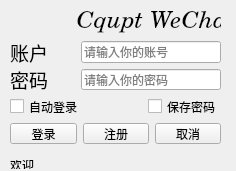
<?xml version="1.0" encoding="UTF-8"?>
<ui version="4.0">
 <class>Form</class>
 <widget class="QWidget" name="Form">
  <property name="geometry">
   <rect>
    <x>0</x>
    <y>0</y>
    <width>236</width>
    <height>171</height>
   </rect>
  </property>
  <property name="windowTitle">
   <string>Form</string>
  </property>
  <widget class="QWidget" name="layoutWidget">
   <property name="geometry">
    <rect>
     <x>10</x>
     <y>10</y>
     <width>211</width>
     <height>134</height>
    </rect>
   </property>
   <layout class="QGridLayout" name="gridLayout">
    <item row="0" column="0">
     <widget class="QLabel" name="label">
      <property name="font">
       <font>
        <family>Century</family>
        <pointsize>18</pointsize>
        <weight>50</weight>
        <italic>true</italic>
        <bold>false</bold>
        <underline>false</underline>
       </font>
      </property>
      <property name="text">
       <string>          Cqupt WeChat</string>
      </property>
      <property name="textFormat">
       <enum>Qt::AutoText</enum>
      </property>
     </widget>
    </item>
    <item row="1" column="0">
     <layout class="QVBoxLayout" name="verticalLayout_3">
      <item>
       <layout class="QVBoxLayout" name="verticalLayout_2">
        <item>
         <layout class="QHBoxLayout" name="horizontalLayout_3">
          <item>
           <widget class="QLabel" name="label_2">
            <property name="font">
             <font>
              <family>Arial</family>
              <pointsize>14</pointsize>
             </font>
            </property>
            <property name="text">
             <string>账户     </string>
            </property>
           </widget>
          </item>
          <item>
           <widget class="QLineEdit" name="line_account">
            <property name="placeholderText">
             <string>请输入你的账号</string>
            </property>
           </widget>
          </item>
         </layout>
        </item>
        <item>
         <layout class="QHBoxLayout" name="horizontalLayout_4">
          <item>
           <widget class="QLabel" name="label_3">
            <property name="font">
             <font>
              <family>Arial</family>
              <pointsize>14</pointsize>
             </font>
            </property>
            <property name="text">
             <string>密码     </string>
            </property>
           </widget>
          </item>
          <item>
           <widget class="QLineEdit" name="line_passwd">
            <property name="echoMode">
             <enum>QLineEdit::Password</enum>
            </property>
            <property name="placeholderText">
             <string>请输入你的密码</string>
            </property>
           </widget>
          </item>
         </layout>
        </item>
       </layout>
      </item>
      <item>
       <layout class="QVBoxLayout" name="verticalLayout">
        <item>
         <layout class="QHBoxLayout" name="horizontalLayout_2">
          <item>
           <widget class="QCheckBox" name="checkBox_auto">
            <property name="text">
             <string>自动登录</string>
            </property>
           </widget>
          </item>
          <item>
           <spacer name="horizontalSpacer_2">
            <property name="orientation">
             <enum>Qt::Horizontal</enum>
            </property>
            <property name="sizeHint" stdset="0">
             <size>
              <width>40</width>
              <height>20</height>
             </size>
            </property>
           </spacer>
          </item>
          <item>
           <widget class="QCheckBox" name="checkBox_member">
            <property name="text">
             <string>保存密码</string>
            </property>
           </widget>
          </item>
         </layout>
        </item>
        <item>
         <layout class="QHBoxLayout" name="horizontalLayout">
          <item>
           <widget class="QPushButton" name="pushButton_assign">
            <property name="text">
             <string>登录</string>
            </property>
           </widget>
          </item>
          <item>
           <spacer name="horizontalSpacer_3">
            <property name="orientation">
             <enum>Qt::Horizontal</enum>
            </property>
            <property name="sizeHint" stdset="0">
             <size>
              <width>40</width>
              <height>20</height>
             </size>
            </property>
           </spacer>
          </item>
          <item>
           <widget class="QPushButton" name="pushButton_align">
            <property name="text">
             <string>注册</string>
            </property>
           </widget>
          </item>
          <item>
           <spacer name="horizontalSpacer">
            <property name="orientation">
             <enum>Qt::Horizontal</enum>
            </property>
            <property name="sizeHint" stdset="0">
             <size>
              <width>40</width>
              <height>20</height>
             </size>
            </property>
           </spacer>
          </item>
          <item>
           <widget class="QPushButton" name="pushButton_cancle">
            <property name="text">
             <string>取消</string>
            </property>
           </widget>
          </item>
         </layout>
        </item>
       </layout>
      </item>
     </layout>
    </item>
   </layout>
  </widget>
  <widget class="QLabel" name="label_status">
   <property name="geometry">
    <rect>
     <x>10</x>
     <y>160</y>
     <width>41</width>
     <height>9</height>
    </rect>
   </property>
   <property name="text">
    <string>欢迎</string>
   </property>
  </widget>
 </widget>
 <resources/>
 <connections/>
</ui>
